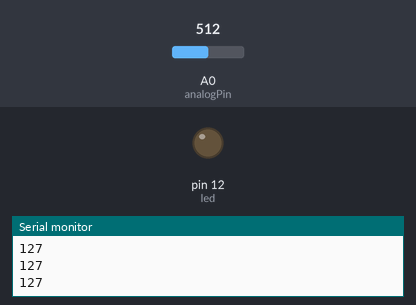
Bench run of a sketch on a simulated Arduino Uno, built with avr-gcc and run on an emulated ATmega328P. Shown: output pins drawn as LEDs (lit = HIGH), the last lines printed to the serial monitor. The test bench sets the inputs (shaded band); at power-on: A0 (analogPin) = 512.

Above: at 1.2 s.
1.3 s: A0 (analogPin) set to 524
At 2.0 s:
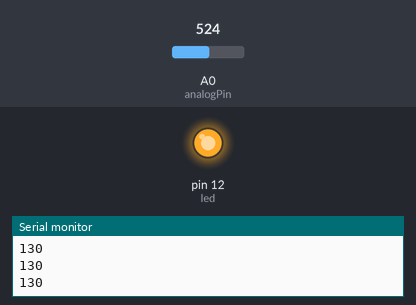
2.8 s: A0 (analogPin) set to 511
At 3.3 s:
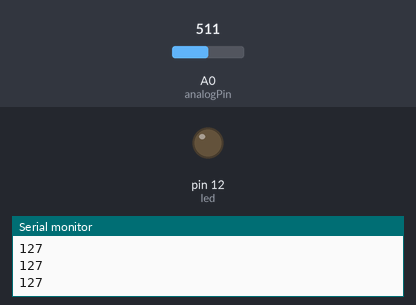
4.3 s: A0 (analogPin) set to 716
At 5.5 s:
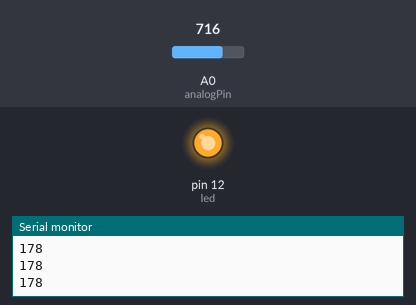
Timing chart, 0 to 7.3 s (numbered marks = the images above; inputs shaded):
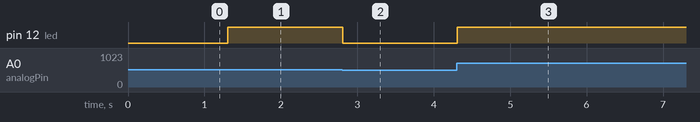

The sketch:

potentiometer_LED.ino
```cpp
int analogPin = A0;

int val = 0;

int led = 12;

int ledvalue = 0;

void setup()

{

  Serial.begin(9600);

  pinMode(led,OUTPUT);

}


void loop()

{

  val = analogRead(analogPin);

  ledvalue = map(val, 0,1023,0,255);

  Serial.println(ledvalue);

  analogWrite(led,ledvalue);

}
```

Measured:
- the behaviour switches between 513 and 514 on A0 (analogPin) (found by bisection; images 0 and 1)
- after the input at 1.3 s, pin 12 (led): LOW → HIGH at once
- after the input at 2.8 s, pin 12 (led): HIGH → LOW at once
- after the input at 4.3 s, pin 12 (led): LOW → HIGH at once
